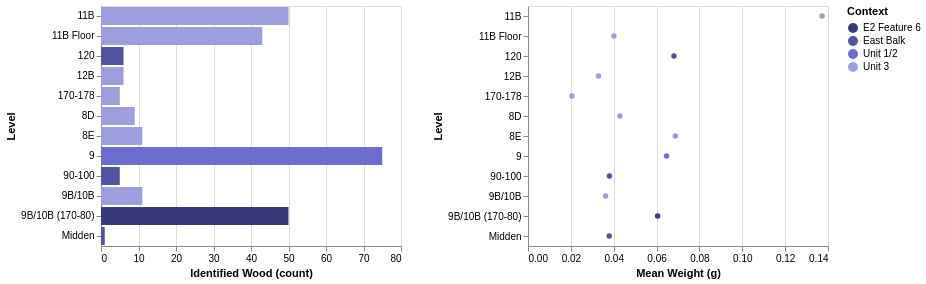

Notebook code cell kept with this figure:
### Markdown cell above
### 7. Advanced Example
Bringing it all together.

### Code cell
## CHANGED, NEEDS THINGS REMOVED IF DONE
#Create a point selection (click to highlight a Family)
highlight = alt.selection_point(
    fields=['Context'],
    on='click',
    empty='none'
)
#Use selection to control opacity
opacity = alt.condition(highlight, alt.value(1), alt.value(0.2))

#bar chart
bar_chart = alt.Chart(data).mark_bar().encode(
            alt.X(#),
            alt.Y(#),
            alt.Color('Context:N').scale(scheme='category20b'),
            opacity=opacity,
            tooltip=['Context', 'Level', 'count(Wood ID)']
)

#scatter plot
scatter_plot = alt.Chart(data).mark_point(filled=True).encode(
            alt.X(#),
            alt.Y(#),
            alt.Color('Context:N').scale(scheme='category20b'),
            opacity=opacity,
            tooltip=['Context', 'Level', 'mean(Weight (g))']
)

# combine charts and attach selection at the top level
dashboard = #(
    bar_chart,
    scatter_plot,
    spacing=30
)#

dashboard

### Figure 1 — Vega-Lite specification as saved in the notebook (floating-point values rounded to 4 significant figures; data arrays with more than 128 entries replaced by an {"elided": "..."} marker saying what was removed)
{"config": {"view": {"continuousWidth": 300, "continuousHeight": 300}}, "hconcat": [{"mark": {"type": "bar"}, "encoding": {"color": {"field": "Context", "scale": {"scheme": "category20b"}, "type": "nominal"}, "opacity": {"condition": {"param": "param_a586ad8389f17f87", "value": 1}, "value": 0.2}, "tooltip": [{"field": "Context", "type": "nominal"}, {"field": "Level", "type": "nominal"}, {"aggregate": "count", "field": "Wood ID", "type": "nominal"}], "x": {"aggregate": "count", "field": "Wood ID", "title": "Identified Wood (count)", "type": "quantitative"}, "y": {"field": "Level", "type": "ordinal"}}, "name": "view_5aeec0356454d784_0"}, {"mark": {"type": "point", "filled": true}, "encoding": {"color": {"field": "Context", "scale": {"scheme": "category20b"}, "type": "nominal"}, "opacity": {"condition": {"param": "param_a586ad8389f17f87", "value": 1}, "value": 0.2}, "tooltip": [{"field": "Context", "type": "nominal"}, {"field": "Level", "type": "nominal"}, {"aggregate": "mean", "field": "Weight (g)", "type": "quantitative"}], "x": {"aggregate": "mean", "field": "Weight (g)", "title": "Mean Weight (g)", "type": "quantitative"}, "y": {"field": "Level", "type": "ordinal"}}, "name": "view_cfa16c57a5b84eea_1"}], "data": {"name": "data-2e0d23946b6fc4e7af1860b645e36a51"}, "params": [{"name": "param_a586ad8389f17f87", "select": {"type": "point", "fields": ["Context"], "on": "click"}, "views": ["view_5aeec0356454d784_0", "view_cfa16c57a5b84eea_1"]}], "spacing": 30, "$schema": "https://vega.github.io/schema/vega-lite/v6.1.0.json", "datasets": {"data-2e0d23946b6fc4e7af1860b645e36a51": {"elided": "272 records"}}}
